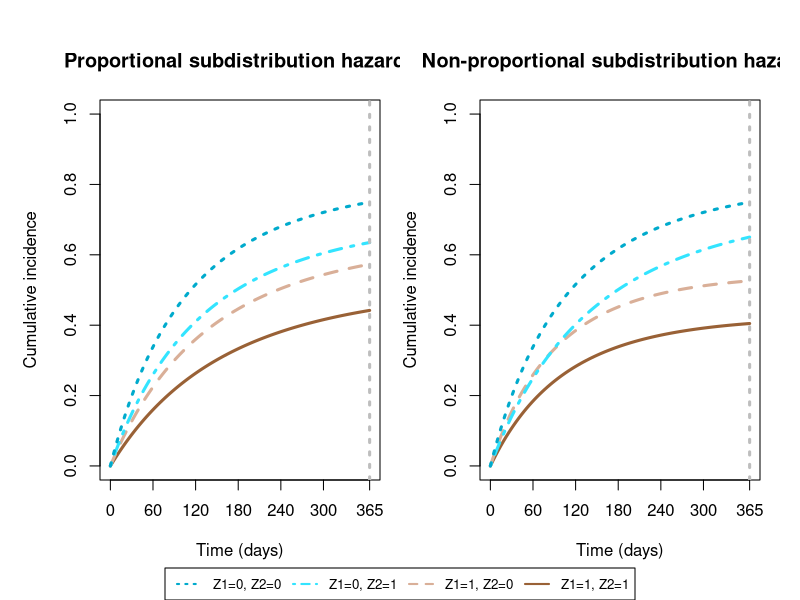

Generate this figure with R:
### Code to replicate Fig 2 (true CIFs in simulation study of IPCW model)
### Last updated by Sarah Conner on October 22 2020

library(dichromat)

rmtl <- function(gamma, rho){
  integrand <- function(t) {1 - exp(gamma * ((1 - exp(rho*t))/(rho)))}
  rmtl <- integrate(integrand, lower = 0, upper = 1)
  return(cbind(gamma, rho, rmtl=rmtl$value))
}

cif <- function(gamma, rho){
  cif <- 1 - exp(gamma * ((1 - exp(rho*t))/(rho)))
  return(cif)
}

t <- seq(0, 1, by=.01)

palette <- colorschemes$BrowntoBlue.10[c(2,4,9,10)]

pdf('cifs_sim2_days.pdf', width=12, height=6)
par(oma = c(2,1,1,1), mfrow = c(1,2), mar = c(4,4,4,1))

plot(t, cif(1.213442, -1.7), type='l', ylim=c(0,1), lwd=3, col=palette[1], lty=1, xaxt='n', 
     ylab='Cumulative incidence', xlab='Time (days)', main='Proportional subdistribution hazards')
lines(t, cif(1.770851, -1.7), type='l', lwd=3, col=palette[2], lty=2)
lines(t, cif(2.096025, -1.7), type='l', lwd=3, col=palette[3], lty=4)
lines(t, cif(2.879494, -1.7), type='l', lwd=3, col=palette[4], lty=3)
axis(1, at=c(0,60,120,180,240,300,365)/365, labels=c(0,60,120,180,240,300,365))
abline(v=1, col='grey', lty=3, lwd=3)

plot(t, cif(1.546588, -2.8), type='l', ylim=c(0,1), lwd=3, col=palette[1], lty=1, xaxt='n', 
     ylab='Cumulative incidence', xlab='Time (days)', main='Non-proportional subdistribution hazards')
lines(t, cif(2.291237, -2.9), type='l', lwd=3, col=palette[2], lty=2)
lines(t, cif(1.952647, -1.4), type='l', lwd=3, col=palette[3], lty=4)
lines(t, cif(2.879494, -1.7), type='l', lwd=3, col=palette[4], lty=3)
axis(1, at=c(0,60,120,180,240,300,365)/365, labels=c(0,60,120,180,240,300,365))
abline(v=1, col='grey', lty=3, lwd=3)

par(fig = c(0,1,0,1), oma = c(0,0,0,0), mar = c(0,0,0,0), new = TRUE)
plot(0, 0.2, type = 'l', bty = 'n', xaxt = 'n', yaxt = 'n')
legend('bottom', horiz=TRUE, col=c(palette[4],palette[3],palette[2],palette[1]), lty=c(3,4,2,1), lwd=rep(2,4), cex=.8,
       legend=c('Z1=0, Z2=0', 'Z1=0, Z2=1', 'Z1=1, Z2=0','Z1=1, Z2=1'))

dev.off()
